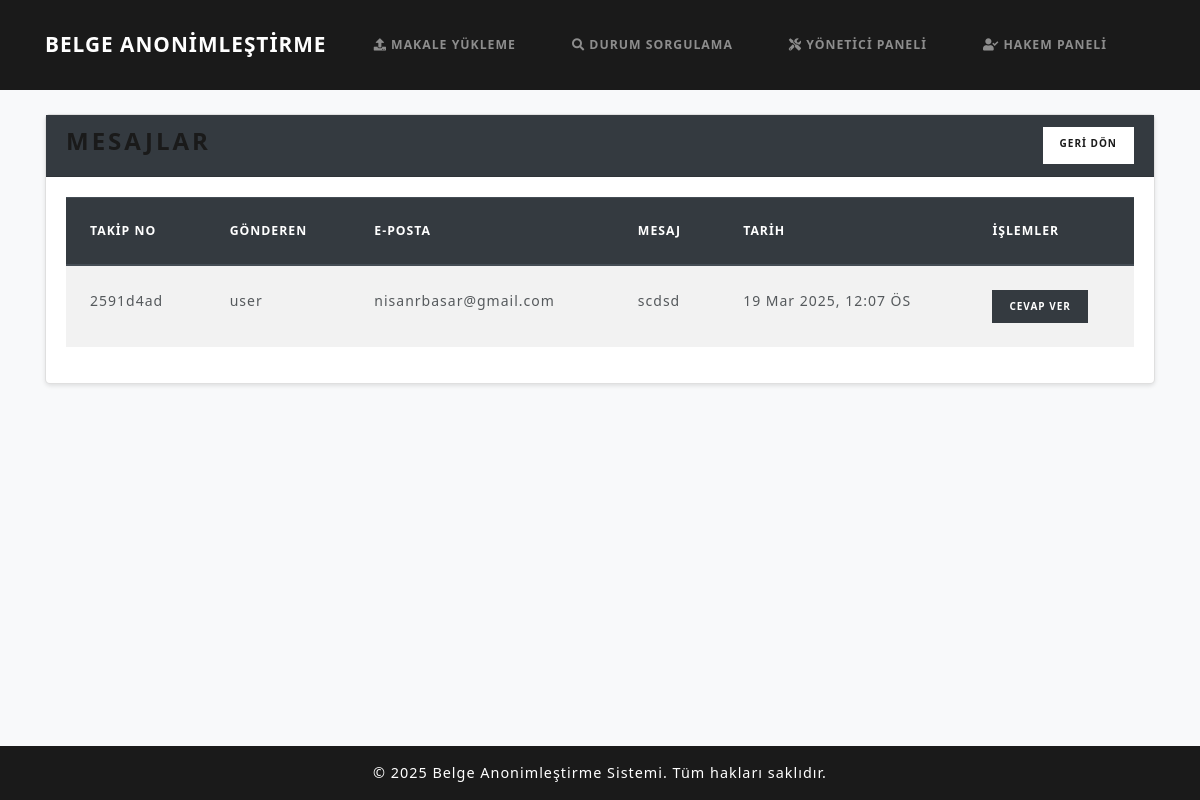
/makalesistemi/yonetici/messages/, run on an earlier commit of the app's database.
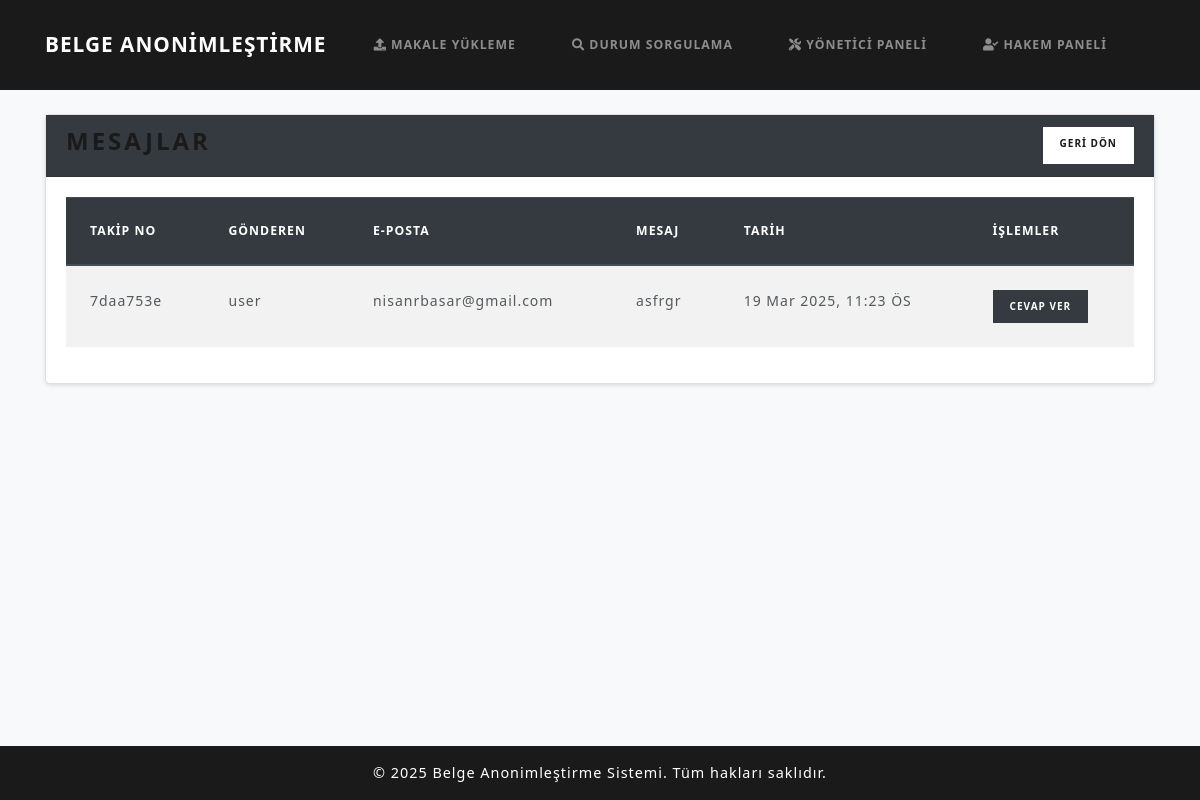
And on a later commit of the database.
### papers/models.py (models this page shows, shortened)
class Message(models.Model):
    submission = models.ForeignKey(Submission, on_delete=models.CASCADE, related_name='messages')
    sender = models.CharField(max_length=50)
    sender_email = models.CharField(max_length=100, null=True, blank=True)
    content = models.TextField()
    timestamp = models.DateTimeField(default=timezone.now)

class Submission(models.Model):
    tracking_number = models.CharField(max_length=50, unique=True)
    email_hash = models.CharField(max_length=64)
    encrypted_filename = models.TextField(null=True, blank=True)
    original_pdf = models.FileField(upload_to='uploads/')
    revised_pdf = models.FileField(upload_to='uploads/', null=True, blank=True)
    anonymized_pdf = models.FileField(upload_to='anonymized/', null=True, blank=True)
    final_pdf = models.FileField(upload_to='final/', null=True, blank=True)
    final_sent = models.BooleanField(default=False)  # Final PDF gönderildi mi?
    extracted_keywords = models.TextField(blank=True, null=True)
    subtopics = models.ManyToManyField(Subtopic, blank=True, related_name='submissions')
    status = models.CharField(max_length=50, choices=STATUS_CHOICES, default='Gönderildi')
    review = models.TextField(null=True, blank=True)
    reviewer = models.ForeignKey(Reviewer, null=True, blank=True, on_delete=models.SET_NULL)
    timestamp = models.DateTimeField(default=timezone.now)
    reviewed_pdf = models.FileField(upload_to='reviewed/', null=True, blank=True)  # Yeni alan
    anonymized_data = models.TextField(null=True, blank=True)
    restored = models.BooleanField(default=False)

### papers/views.py (the view)
# urls.py: path('makalesistemi/yonetici/messages/', views.editor_messages, name='editor_messages'),
def editor_messages(request):
    all_msgs = Message.objects.all().order_by('-timestamp')
    return render(request, 'editor_messages.html', {'all_msgs': all_msgs})

### templates/editor_messages.html
{% extends 'base.html' %}
{% block content %}
<div class="card">
  <div class="card-header bg-dark text-white d-flex justify-content-between">
    <h3>Mesajlar</h3>
    <a href="{% url 'editor_dashboard' %}" class="btn btn-light btn-sm">GERİ DÖN</a>
  </div>
  <div class="card-body">
    {% if all_msgs %}
    <div class="table-responsive">
      <table class="table table-striped">
        <thead class="thead-dark">
          <tr>
            <th>Takip No</th>
            <th>Gönderen</th>
            <th>E-posta</th>
            <th>Mesaj</th>
            <th>Tarih</th>
            <th>İşlemler</th>
          </tr>
        </thead>
        <tbody>
          {% for msg in all_msgs %}
          <tr>
            <td>{{ msg.submission.tracking_number }}</td>
            <td>{{ msg.sender }}</td>
            <td>{{ msg.sender_email }}</td>
            <td>{{ msg.content }}</td>
            <td>{{ msg.timestamp|date:"d M Y, g:i A" }}</td>
            <td>
              <a href="{% url 'reply_to_message' msg.id %}" class="btn btn-dark btn-sm">Cevap Ver</a>
            </td>
          </tr>
          {% endfor %}
        </tbody>
      </table>
    </div>
    {% else %}
    <p>Hiç mesaj yok.</p>
    {% endif %}
  </div>
</div>
{% endblock %}

What changed in the data, as far as the page shows it:
removed Message: submission.tracking_number "2591d4ad", sender "user", sender_email "nisanrbasar@gmail.com", content "scdsd", timestamp "19 Mar 2025, 12:07 ÖS"
added Message: submission.tracking_number "7daa753e", sender "user", sender_email "nisanrbasar@gmail.com", content "asfrgr", timestamp "19 Mar 2025, 11:23 ÖS"
